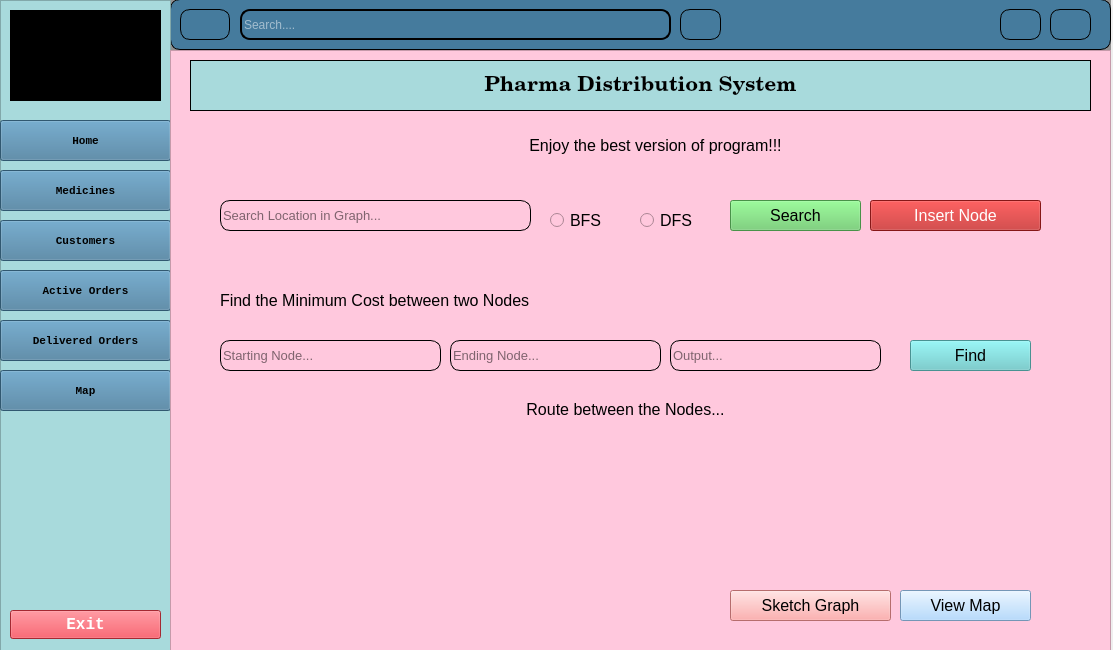
<?xml version="1.0" encoding="UTF-8"?>
<ui version="4.0">
 <class>MainWindow</class>
 <widget class="QMainWindow" name="MainWindow">
  <property name="geometry">
   <rect>
    <x>0</x>
    <y>0</y>
    <width>1113</width>
    <height>650</height>
   </rect>
  </property>
  <property name="windowTitle">
   <string>MainWindow</string>
  </property>
  <widget class="QWidget" name="centralwidget">
   <widget class="QWidget" name="widget_3" native="true">
    <property name="geometry">
     <rect>
      <x>0</x>
      <y>-10</y>
      <width>1111</width>
      <height>661</height>
     </rect>
    </property>
    <property name="styleSheet">
     <string notr="true">
background-color: rgb(144, 144, 144);</string>
    </property>
    <widget class="QWidget" name="widget" native="true">
     <property name="geometry">
      <rect>
       <x>170</x>
       <y>9</y>
       <width>941</width>
       <height>51</height>
      </rect>
     </property>
     <property name="minimumSize">
      <size>
       <width>0</width>
       <height>40</height>
      </size>
     </property>
     <property name="styleSheet">
      <string notr="true">background-color: #457b9d;
border-radius: 10px;



border: 1px solid black; /* Sets a black border with a width of 2 pixels */
</string>
     </property>
     <widget class="QPushButton" name="pushButton_13">
      <property name="geometry">
       <rect>
        <x>10</x>
        <y>10</y>
        <width>50</width>
        <height>31</height>
       </rect>
      </property>
      <property name="maximumSize">
       <size>
        <width>50</width>
        <height>50</height>
       </size>
      </property>
      <property name="text">
       <string/>
      </property>
      <property name="icon">
       <iconset>
        <normaloff>../icon/window-split-horizontal-128.gif</normaloff>../icon/window-split-horizontal-128.gif</iconset>
      </property>
      <property name="iconSize">
       <size>
        <width>20</width>
        <height>20</height>
       </size>
      </property>
      <property name="checkable">
       <bool>true</bool>
      </property>
     </widget>
     <widget class="QPushButton" name="pushButton_14">
      <property name="geometry">
       <rect>
        <x>830</x>
        <y>10</y>
        <width>41</width>
        <height>31</height>
       </rect>
      </property>
      <property name="font">
       <font>
        <family>MS Outlook</family>
       </font>
      </property>
      <property name="styleSheet">
       <string notr="true"/>
      </property>
      <property name="text">
       <string/>
      </property>
      <property name="icon">
       <iconset>
        <normaloff>../icon/user.gif</normaloff>../icon/user.gif</iconset>
      </property>
      <property name="iconSize">
       <size>
        <width>16</width>
        <height>16</height>
       </size>
      </property>
     </widget>
     <widget class="QPushButton" name="pushButton_15">
      <property name="geometry">
       <rect>
        <x>510</x>
        <y>10</y>
        <width>41</width>
        <height>31</height>
       </rect>
      </property>
      <property name="text">
       <string/>
      </property>
      <property name="icon">
       <iconset>
        <normaloff>../icon/search.gif</normaloff>../icon/search.gif</iconset>
      </property>
     </widget>
     <widget class="QLineEdit" name="lineEdit">
      <property name="geometry">
       <rect>
        <x>70</x>
        <y>10</y>
        <width>431</width>
        <height>31</height>
       </rect>
      </property>
      <property name="styleSheet">
       <string notr="true">color: #fff;
border-radius: 10px; /* Sets a border radius of 10 pixels */
border: 2px solid black; /* Sets a black border with a width of 2 pixels */
</string>
      </property>
      <property name="placeholderText">
       <string>Search....</string>
      </property>
     </widget>
     <widget class="QPushButton" name="btnClose">
      <property name="geometry">
       <rect>
        <x>880</x>
        <y>10</y>
        <width>41</width>
        <height>31</height>
       </rect>
      </property>
      <property name="text">
       <string/>
      </property>
      <property name="icon">
       <iconset>
        <normaloff>../icon/exist.gif</normaloff>../icon/exist.gif</iconset>
      </property>
      <property name="iconSize">
       <size>
        <width>16</width>
        <height>16</height>
       </size>
      </property>
     </widget>
    </widget>
    <widget class="QFrame" name="frame">
     <property name="geometry">
      <rect>
       <x>0</x>
       <y>10</y>
       <width>171</width>
       <height>651</height>
      </rect>
     </property>
     <property name="styleSheet">
      <string notr="true">background-color:#a8dadc;</string>
     </property>
     <property name="frameShape">
      <enum>QFrame::StyledPanel</enum>
     </property>
     <property name="frameShadow">
      <enum>QFrame::Raised</enum>
     </property>
     <widget class="QPushButton" name="btnHome">
      <property name="geometry">
       <rect>
        <x>0</x>
        <y>120</y>
        <width>171</width>
        <height>41</height>
       </rect>
      </property>
      <property name="font">
       <font>
        <family>Courier New</family>
        <pointsize>8</pointsize>
        <weight>75</weight>
        <bold>true</bold>
       </font>
      </property>
      <property name="styleSheet">
       <string notr="true">background-color: rgb(69, 123, 157);</string>
      </property>
      <property name="text">
       <string>Home</string>
      </property>
      <property name="icon">
       <iconset>
        <normaloff>../icon/home.gif</normaloff>../icon/home.gif</iconset>
      </property>
      <property name="checkable">
       <bool>true</bool>
      </property>
      <property name="autoExclusive">
       <bool>true</bool>
      </property>
     </widget>
     <widget class="QPushButton" name="btnMaps">
      <property name="geometry">
       <rect>
        <x>0</x>
        <y>370</y>
        <width>171</width>
        <height>41</height>
       </rect>
      </property>
      <property name="font">
       <font>
        <family>Courier New</family>
        <pointsize>8</pointsize>
        <weight>75</weight>
        <bold>true</bold>
       </font>
      </property>
      <property name="styleSheet">
       <string notr="true">background-color: rgb(69, 123, 157);</string>
      </property>
      <property name="text">
       <string>Map</string>
      </property>
      <property name="icon">
       <iconset>
        <normaloff>../icon/location.gif</normaloff>../icon/location.gif</iconset>
      </property>
      <property name="checkable">
       <bool>true</bool>
      </property>
      <property name="autoExclusive">
       <bool>true</bool>
      </property>
     </widget>
     <widget class="QPushButton" name="btnDOrders">
      <property name="geometry">
       <rect>
        <x>0</x>
        <y>320</y>
        <width>171</width>
        <height>41</height>
       </rect>
      </property>
      <property name="font">
       <font>
        <family>Courier New</family>
        <pointsize>8</pointsize>
        <weight>75</weight>
        <bold>true</bold>
       </font>
      </property>
      <property name="styleSheet">
       <string notr="true">background-color: rgb(69, 123, 157);</string>
      </property>
      <property name="text">
       <string>Delivered Orders</string>
      </property>
      <property name="icon">
       <iconset>
        <normaloff>../icon/delivered.gif</normaloff>../icon/delivered.gif</iconset>
      </property>
      <property name="checkable">
       <bool>true</bool>
      </property>
      <property name="autoExclusive">
       <bool>true</bool>
      </property>
     </widget>
     <widget class="QPushButton" name="btnCustomers">
      <property name="geometry">
       <rect>
        <x>0</x>
        <y>220</y>
        <width>171</width>
        <height>41</height>
       </rect>
      </property>
      <property name="font">
       <font>
        <family>Courier New</family>
        <pointsize>8</pointsize>
        <weight>75</weight>
        <bold>true</bold>
       </font>
      </property>
      <property name="styleSheet">
       <string notr="true">background-color: rgb(69, 123, 157);</string>
      </property>
      <property name="text">
       <string>Customers</string>
      </property>
      <property name="icon">
       <iconset>
        <normaloff>../icon/customers.gif</normaloff>../icon/customers.gif</iconset>
      </property>
      <property name="checkable">
       <bool>true</bool>
      </property>
      <property name="autoExclusive">
       <bool>true</bool>
      </property>
     </widget>
     <widget class="QPushButton" name="btnAOrders">
      <property name="geometry">
       <rect>
        <x>0</x>
        <y>270</y>
        <width>171</width>
        <height>41</height>
       </rect>
      </property>
      <property name="font">
       <font>
        <family>Courier New</family>
        <pointsize>8</pointsize>
        <weight>75</weight>
        <bold>true</bold>
       </font>
      </property>
      <property name="styleSheet">
       <string notr="true">background-color: #457b9d;</string>
      </property>
      <property name="text">
       <string>Active Orders</string>
      </property>
      <property name="icon">
       <iconset>
        <normaloff>../icon/incoming-order.gif</normaloff>../icon/incoming-order.gif</iconset>
      </property>
      <property name="checkable">
       <bool>true</bool>
      </property>
      <property name="autoExclusive">
       <bool>true</bool>
      </property>
     </widget>
     <widget class="QPushButton" name="btnExit">
      <property name="geometry">
       <rect>
        <x>10</x>
        <y>610</y>
        <width>151</width>
        <height>29</height>
       </rect>
      </property>
      <property name="font">
       <font>
        <family>Courier New</family>
        <pointsize>12</pointsize>
        <weight>75</weight>
        <bold>true</bold>
       </font>
      </property>
      <property name="styleSheet">
       <string notr="true">background-color: #e63946;
color: rgb(255, 255, 255);</string>
      </property>
      <property name="text">
       <string>Exit</string>
      </property>
      <property name="icon">
       <iconset>
        <normaloff>:/icon/icon/exist.gif</normaloff>:/icon/icon/exist.gif</iconset>
      </property>
     </widget>
     <widget class="QPushButton" name="pushButton">
      <property name="geometry">
       <rect>
        <x>10</x>
        <y>10</y>
        <width>151</width>
        <height>91</height>
       </rect>
      </property>
      <property name="styleSheet">
       <string notr="true">border: 100px solid black;
border-radius: 15px;</string>
      </property>
      <property name="text">
       <string/>
      </property>
      <property name="icon">
       <iconset>
        <normaloff>../../medicine.jpg</normaloff>../../medicine.jpg</iconset>
      </property>
      <property name="iconSize">
       <size>
        <width>300</width>
        <height>200</height>
       </size>
      </property>
      <property name="autoRepeat">
       <bool>false</bool>
      </property>
      <property name="autoExclusive">
       <bool>false</bool>
      </property>
     </widget>
     <widget class="QPushButton" name="btnMedicines">
      <property name="geometry">
       <rect>
        <x>0</x>
        <y>170</y>
        <width>171</width>
        <height>41</height>
       </rect>
      </property>
      <property name="font">
       <font>
        <family>Courier New</family>
        <pointsize>8</pointsize>
        <weight>75</weight>
        <bold>true</bold>
       </font>
      </property>
      <property name="styleSheet">
       <string notr="true">background-color: rgb(69, 123, 157);</string>
      </property>
      <property name="text">
       <string>Medicines</string>
      </property>
      <property name="icon">
       <iconset>
        <normaloff>../icon/side-bar.gif</normaloff>../icon/side-bar.gif</iconset>
      </property>
      <property name="checkable">
       <bool>true</bool>
      </property>
      <property name="autoExclusive">
       <bool>true</bool>
      </property>
     </widget>
    </widget>
    <widget class="QFrame" name="mainBody">
     <property name="geometry">
      <rect>
       <x>170</x>
       <y>60</y>
       <width>941</width>
       <height>601</height>
      </rect>
     </property>
     <property name="styleSheet">
      <string notr="true">background-color:#ffc8dd;</string>
     </property>
     <property name="frameShape">
      <enum>QFrame::StyledPanel</enum>
     </property>
     <property name="frameShadow">
      <enum>QFrame::Raised</enum>
     </property>
     <widget class="QLabel" name="label">
      <property name="geometry">
       <rect>
        <x>20</x>
        <y>10</y>
        <width>901</width>
        <height>51</height>
       </rect>
      </property>
      <property name="font">
       <font>
        <family>Century Schoolbook</family>
        <pointsize>16</pointsize>
        <weight>75</weight>
        <bold>true</bold>
       </font>
      </property>
      <property name="styleSheet">
       <string notr="true">background-color:#a8dadc;
border: 1px solid black;</string>
      </property>
      <property name="text">
       <string>Pharma Distribution System</string>
      </property>
      <property name="alignment">
       <set>Qt::AlignCenter</set>
      </property>
     </widget>
     <widget class="QPushButton" name="btnGraph">
      <property name="geometry">
       <rect>
        <x>560</x>
        <y>540</y>
        <width>161</width>
        <height>31</height>
       </rect>
      </property>
      <property name="font">
       <font>
        <pointsize>12</pointsize>
       </font>
      </property>
      <property name="styleSheet">
       <string notr="true">QPushButton {
    background-color: #ff9999;
    color: black;
}

QPushButton:hover {
    background-color: #ffcccc; 
}

QPushButton:pressed {
    background-color: #ff9999;
}
</string>
      </property>
      <property name="text">
       <string>Sketch Graph</string>
      </property>
     </widget>
     <widget class="QPushButton" name="btnMap">
      <property name="geometry">
       <rect>
        <x>730</x>
        <y>540</y>
        <width>131</width>
        <height>31</height>
       </rect>
      </property>
      <property name="font">
       <font>
        <pointsize>12</pointsize>
       </font>
      </property>
      <property name="styleSheet">
       <string notr="true">QPushButton {
	background-color: #a2d2ff;
    color: black;
}

QPushButton:hover {
	background-color: #bde0fe;
}

QPushButton:pressed {
	background-color: #a2d2ff;
}</string>
      </property>
      <property name="text">
       <string>View Map</string>
      </property>
     </widget>
     <widget class="QLineEdit" name="txtSearch">
      <property name="geometry">
       <rect>
        <x>50</x>
        <y>150</y>
        <width>311</width>
        <height>31</height>
       </rect>
      </property>
      <property name="font">
       <font>
        <pointsize>10</pointsize>
       </font>
      </property>
      <property name="styleSheet">
       <string notr="true">border: 1px solid black;
border-radius: 10px;</string>
      </property>
      <property name="placeholderText">
       <string>Search Location in Graph...</string>
      </property>
     </widget>
     <widget class="QRadioButton" name="radioBFS">
      <property name="geometry">
       <rect>
        <x>380</x>
        <y>160</y>
        <width>71</width>
        <height>20</height>
       </rect>
      </property>
      <property name="font">
       <font>
        <pointsize>12</pointsize>
       </font>
      </property>
      <property name="text">
       <string>BFS</string>
      </property>
     </widget>
     <widget class="QRadioButton" name="radioDFS">
      <property name="geometry">
       <rect>
        <x>470</x>
        <y>160</y>
        <width>111</width>
        <height>20</height>
       </rect>
      </property>
      <property name="font">
       <font>
        <pointsize>12</pointsize>
       </font>
      </property>
      <property name="text">
       <string>DFS</string>
      </property>
     </widget>
     <widget class="QPushButton" name="btnSearch">
      <property name="geometry">
       <rect>
        <x>560</x>
        <y>150</y>
        <width>131</width>
        <height>31</height>
       </rect>
      </property>
      <property name="font">
       <font>
        <pointsize>12</pointsize>
       </font>
      </property>
      <property name="styleSheet">
       <string notr="true">QPushButton {
    background-color: #66cc66; 
    color: black;
}

QPushButton:hover {
    background-color: #ccffcc; 
}

QPushButton:pressed {
    background-color: #99ff99;
}
</string>
      </property>
      <property name="text">
       <string>Search</string>
      </property>
     </widget>
     <widget class="QPushButton" name="btnInsertNode">
      <property name="geometry">
       <rect>
        <x>700</x>
        <y>150</y>
        <width>171</width>
        <height>31</height>
       </rect>
      </property>
      <property name="font">
       <font>
        <pointsize>12</pointsize>
       </font>
      </property>
      <property name="styleSheet">
       <string notr="true">QPushButton {
    background-color: #bb2020; 
    color: white; 
}

QPushButton:hover {
    background-color: #cc0000; 
}

QPushButton:pressed {
    background-color: #990000;
}
</string>
      </property>
      <property name="text">
       <string>Insert Node</string>
      </property>
     </widget>
     <widget class="QLabel" name="label_2">
      <property name="geometry">
       <rect>
        <x>50</x>
        <y>240</y>
        <width>411</width>
        <height>21</height>
       </rect>
      </property>
      <property name="font">
       <font>
        <pointsize>12</pointsize>
       </font>
      </property>
      <property name="text">
       <string>Find the Minimum Cost between two Nodes</string>
      </property>
     </widget>
     <widget class="QLabel" name="label_4">
      <property name="geometry">
       <rect>
        <x>50</x>
        <y>350</y>
        <width>811</width>
        <height>161</height>
       </rect>
      </property>
      <property name="font">
       <font>
        <pointsize>12</pointsize>
       </font>
      </property>
      <property name="text">
       <string>Route between the Nodes...</string>
      </property>
      <property name="textFormat">
       <enum>Qt::MarkdownText</enum>
      </property>
      <property name="scaledContents">
       <bool>false</bool>
      </property>
      <property name="alignment">
       <set>Qt::AlignHCenter|Qt::AlignTop</set>
      </property>
      <property name="wordWrap">
       <bool>true</bool>
      </property>
     </widget>
     <widget class="QLineEdit" name="txtStartingNode">
      <property name="geometry">
       <rect>
        <x>50</x>
        <y>290</y>
        <width>221</width>
        <height>31</height>
       </rect>
      </property>
      <property name="font">
       <font>
        <pointsize>10</pointsize>
       </font>
      </property>
      <property name="styleSheet">
       <string notr="true">border: 1px solid black;
border-radius: 10px;</string>
      </property>
      <property name="placeholderText">
       <string>Starting Node...</string>
      </property>
     </widget>
     <widget class="QLineEdit" name="txtEndingNode">
      <property name="geometry">
       <rect>
        <x>280</x>
        <y>290</y>
        <width>211</width>
        <height>31</height>
       </rect>
      </property>
      <property name="font">
       <font>
        <pointsize>10</pointsize>
       </font>
      </property>
      <property name="styleSheet">
       <string notr="true">border: 1px solid black;
border-radius: 10px;</string>
      </property>
      <property name="placeholderText">
       <string>Ending Node...</string>
      </property>
     </widget>
     <widget class="QPushButton" name="btnFind">
      <property name="geometry">
       <rect>
        <x>740</x>
        <y>290</y>
        <width>121</width>
        <height>31</height>
       </rect>
      </property>
      <property name="font">
       <font>
        <pointsize>12</pointsize>
       </font>
      </property>
      <property name="styleSheet">
       <string notr="true">QPushButton {
    background-color: #66cccc; /* Tealish shade */
    color: black;
}

QPushButton:hover {
    background-color: #99dddd; /* Lighter shade on hover */
}

QPushButton:pressed {
    background-color: #66cccc; /* Same as normal state when pressed */
}
</string>
      </property>
      <property name="text">
       <string>Find</string>
      </property>
     </widget>
     <widget class="QLineEdit" name="txtOutput">
      <property name="geometry">
       <rect>
        <x>500</x>
        <y>290</y>
        <width>211</width>
        <height>31</height>
       </rect>
      </property>
      <property name="font">
       <font>
        <pointsize>10</pointsize>
       </font>
      </property>
      <property name="styleSheet">
       <string notr="true">border: 1px solid black;
border-radius: 10px;</string>
      </property>
      <property name="readOnly">
       <bool>true</bool>
      </property>
      <property name="placeholderText">
       <string>Output...</string>
      </property>
     </widget>
     <widget class="QLabel" name="label_3">
      <property name="geometry">
       <rect>
        <x>190</x>
        <y>80</y>
        <width>591</width>
        <height>31</height>
       </rect>
      </property>
      <property name="font">
       <font>
        <pointsize>12</pointsize>
       </font>
      </property>
      <property name="text">
       <string>Enjoy the best version of program!!!</string>
      </property>
      <property name="alignment">
       <set>Qt::AlignCenter</set>
      </property>
     </widget>
    </widget>
   </widget>
  </widget>
 </widget>
 <resources/>
 <connections/>
</ui>
